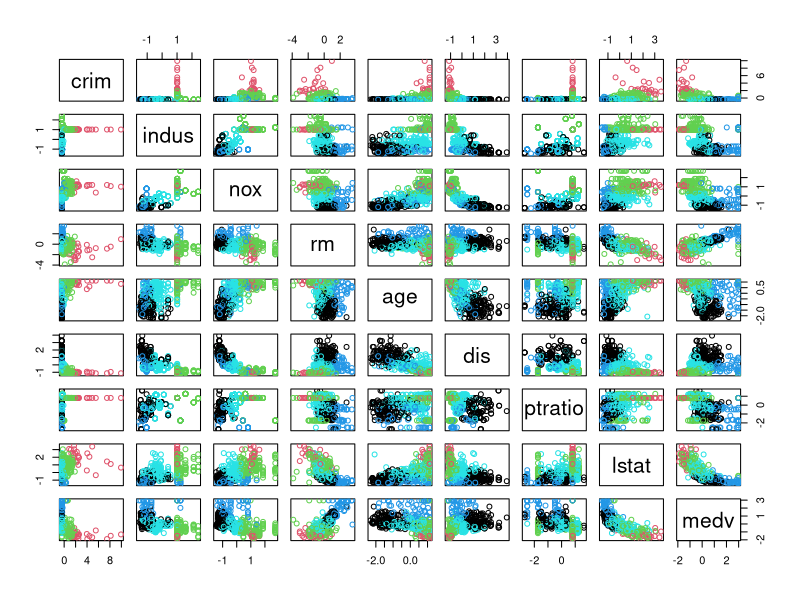
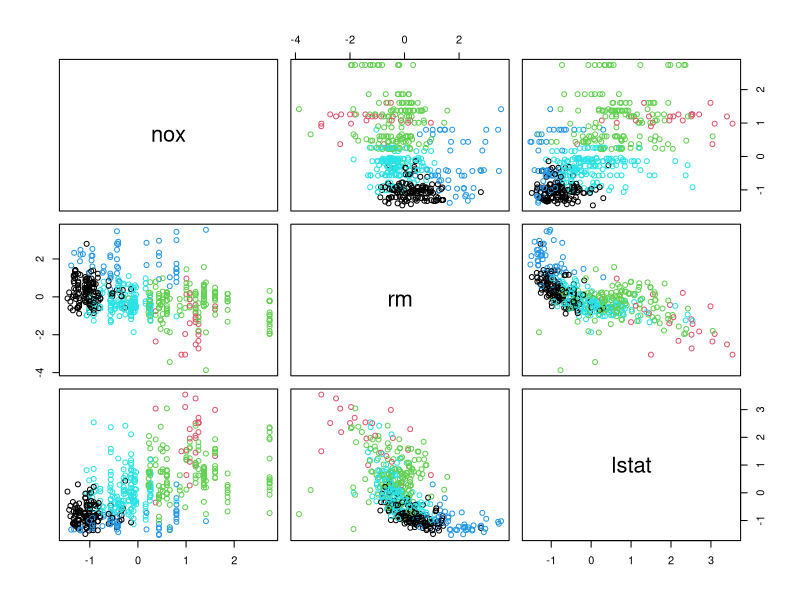
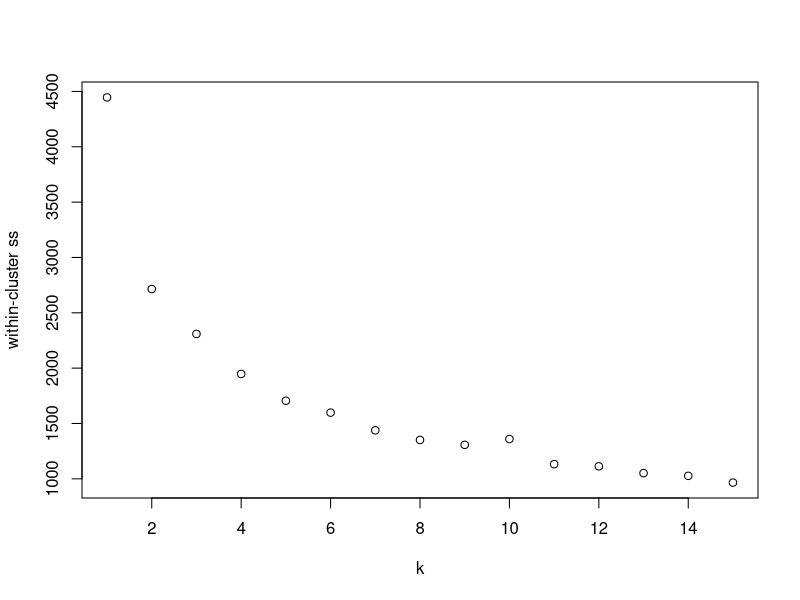

The R source for these figures, in order:
boston = read.csv("boston.csv")
mean(boston$lstat)
sd(boston$lstat)
boston_norm = as.data.frame(scale(boston))
set.seed(12345)
boston_norm = boston_norm[sample(1:dim(boston_norm)[1]),]
View(boston_norm)
boston_clusters = kmeans(boston_norm, 5)
boston_clusters$size
plot(boston_norm, col=boston_clusters$cluster)
plot(boston_norm[c(3, 4, 8)], col=boston_clusters$cluster)
boston_clusters$centers
#1 = Black, 2 = Red, 3 = Green, 4 = Cyan, 5 = Blue

within_ss = rep(0,15)
for (k in 1:15) {
  boston_clusters = kmeans(boston_norm,k)
  within_ss[k] = sum(boston_clusters$withinss)
}
plot(1:15, within_ss, xlab="k", ylab="within-cluster ss")